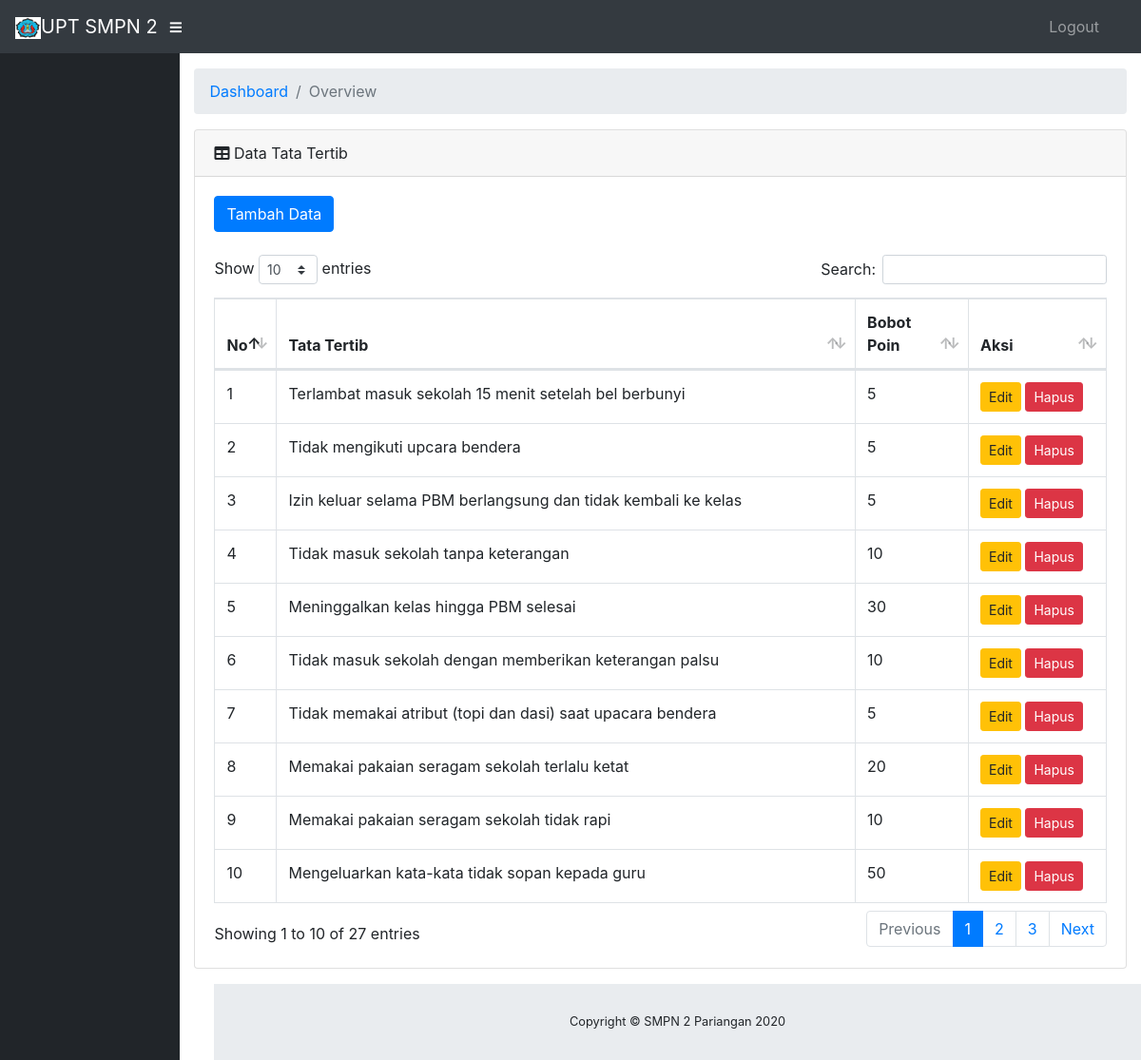
/tatibs/index, run on the app's committed database.
### tables this page shows
CREATE TABLE IF NOT EXISTS `tatatertib` (
  `id_tatib` int(5) NOT NULL,
  `tatib` varchar(100) NOT NULL,
  `b_poin` int(30) NOT NULL
);

### application/controllers/Tatibs.php (called while the page is built, shortened)
<?php
class Tatibs extends CI_Controller
{
    public function __construct()
    {
        $this->load->model('Mtatibs');
        $this->load->library("form_validation");
    }
    public function index($offset = 0)
    {
        $data['tatibs'] = $this->Mtatibs->getAll();
        $this->load->view('tatibs/index', $data);
    }
}

### index.php (called while the page is built, shortened)
<?php
require_once BASEPATH.'core/CodeIgniter.php';

### application/models/Mtatibs.php (called while the page is built, shortened)
<?php
class Mtatibs extends CI_Model
{
    private $_table = "tatatertib";
    public function getAll()
    {
        return $this->db->get($this->_table)->result();
    }
}

### application/views/tatibs/index.php (the view, shortened to what this page needs)
<!DOCTYPE html>
<html lang="en">
<head>
</head>
<body id="page-top">
    <div id="wrapper">
        <div id="content-wrapper">
            <div class="container-fluid">
                <div class="card mb-3">
                    <div class="card-header">
                        <i class="fas fa-table"></i>
                        Data Tata Tertib</div>
                    <div class="card-body">
                        <a href="<?php echo base_url() ?>tatibs/add" class="btn btn-primary">Tambah Data</a>
                        <br>
                        <br>
                        <div class="table-responsive">
                            <table class="table table-bordered" id="dataTable" width="100%" cellspacing="0">
                                <thead>
                                    <tr>
                                        <th>No</th>
                                        <th>Tata Tertib</th>
                                        <th>Bobot Poin</th>
                                        <th>Aksi</th>
                                    </tr>
                                </thead>
                                <tbody>
                                    <?php foreach ($tatibs as $no => $tatib) : ?>
                                        <tr>
                                            <td><?php echo ++$no ?></td>
                                            <td><?php echo $tatib->tatib ?></td>
                                            <td><?php echo $tatib->b_poin ?></td>
                                            <td width="120px">
                                                <a class="btn btn-warning btn-sm" href="<?php echo base_url() ?>tatibs/edit/<?php echo $tatib->id_tatib ?>">Edit</a>
                                                <a class="btn btn-danger btn-sm" href="<?php echo base_url() ?>tatibs/delete/<?php echo $tatib->id_tatib ?>">Hapus</a>
                                            </td>
                                        </tr>
                                    <?php endforeach ?>
                                </tbody>
                            </table>
                        </div>
                    </div>
                </div>
            </div>
        </div>
    </div>
</body>
</html>

### data on the page
tatatertib: tatib "Terlambat masuk sekolah 15 menit setelah bel berbunyi", b_poin "5"
tatatertib: tatib "Tidak mengikuti upcara bendera", b_poin "5"
tatatertib: tatib "Izin keluar selama PBM berlangsung dan tidak kembali ke kelas", b_poin "5"
tatatertib: tatib "Tidak masuk sekolah tanpa keterangan", b_poin "10"
tatatertib: tatib "Meninggalkan kelas hingga PBM selesai", b_poin "30"
tatatertib: tatib "Tidak masuk sekolah dengan memberikan keterangan palsu", b_poin "10"
tatatertib: tatib "Tidak memakai atribut (topi dan dasi) saat upacara bendera", b_poin "5"
tatatertib: tatib "Memakai pakaian seragam sekolah terlalu ketat", b_poin "20"
tatatertib: tatib "Memakai pakaian seragam sekolah tidak rapi", b_poin "10"
tatatertib: tatib "Mengeluarkan kata-kata tidak sopan kepada guru", b_poin "50"
